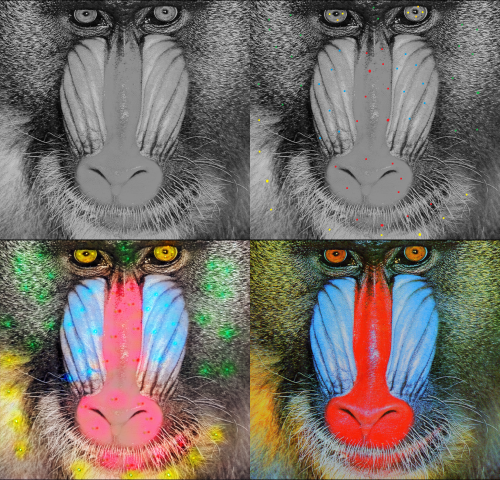
#> input picture baboons.png, 1000 x 960 px (shown at 1/2 size); the run also reads 1 picture not shown here
$ python crop.py . out
#> lines starting #> are read from the running program, lines starting #| are printed output that depends on the picture
import cv2
import os
import numpy as np
import sys
RAW_SIZE = 512
CLOP_SIZE = 128


def crop(input_folder, output_folder):
#> called with input_folder = '.', output_folder = 'out'
    FOLDER = input_folder

    files=os.listdir(FOLDER)

    out_hr = output_folder
    if not os.path.exists(out_hr):
        os.mkdir(out_hr)


    for i, path in enumerate(files):

        if i % 100 ==0:
            print("{} pics were processed".format(i))
        img = cv2.imread("{}/{}".format(FOLDER,path))
#> img is the input picture: shape (960, 1000, 3); mean B, G, R 104.8, 110.8, 118.8
        #print(img.shape)
        height ,width= img.shape[:2]
#> height = 960; width = 1000

        iters = np.minimum((height//RAW_SIZE+1)* (width//RAW_SIZE+1), 4)
#> iters = 4


        if height < RAW_SIZE or width < RAW_SIZE:
            continue
        try:
            for j in range(int(iters)):
                y_start = np.random.randint(0,height-RAW_SIZE)
                x_start = np.random.randint(0,width-RAW_SIZE)

                hr_img = img[y_start:y_start+RAW_SIZE,x_start:x_start+RAW_SIZE]
                #lr_img = cv2.resize(hr_img,(CLOP_SIZE,CLOP_SIZE))

                image_name = os.path.splitext(os.path.basename(path))[0]


                cv2.imwrite("{}/{}_{}_hr.png".format(out_hr,image_name,j),hr_img)


                #cv2.imwrite("{}/{}_lr.png".format(out_lr,image_name),lr_img)

                hr_size = os.path.getsize("{}/{}_{}_hr.png".format(out_hr,image_name,j))
                #print("ok")
                if hr_size < 300000:
                    #print("{}/{}_hr.png".format(out_hr,image_name))
                    os.remove("{}/{}_{}_hr.png".format(out_hr,image_name,j))
                    #os.remove("{}/{}_lr.png".format(out_lr,image_name))
                    print("{} was removed because its hrSize has {} byte less than 300,000bytes.".format(path,hr_size))
#> this loop made 4 passes
#> pass 1, in crop, `hr_img = img[y_start:y_start+RAW_SIZE,x_start:x_start+RAW_SIZE]`:
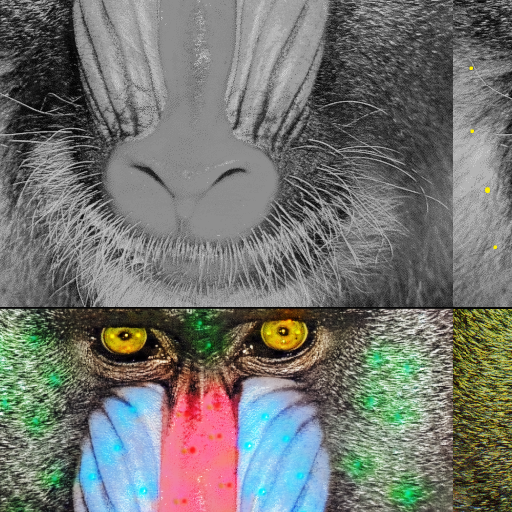
#> hr_img: shape (512, 512, 3); mean B, G, R 112.3, 116.7, 115.4
#> pass 2, in crop, `hr_img = img[y_start:y_start+RAW_SIZE,x_start:x_start+RAW_SIZE]`:
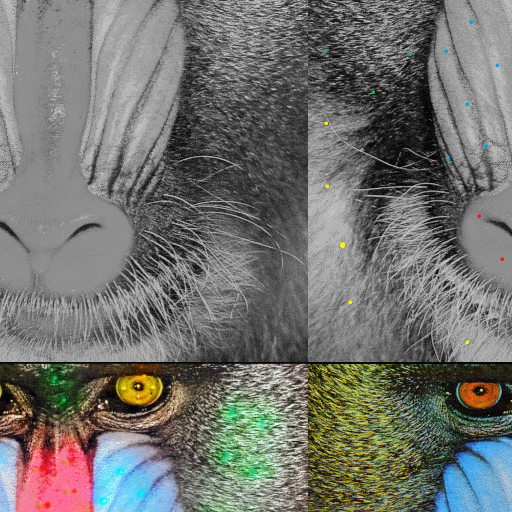
#> hr_img: shape (512, 512, 3); mean B, G, R 110.1, 114.3, 113.9
#> pass 3, in crop, `hr_img = img[y_start:y_start+RAW_SIZE,x_start:x_start+RAW_SIZE]`:
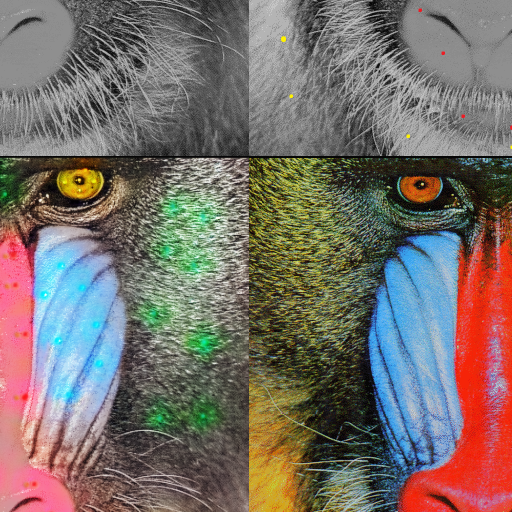
#> hr_img: shape (512, 512, 3); mean B, G, R 105, 111.1, 120.2
        except:
            print("errors occured in {}, which has shape({},{})".format(path,height,width))

        if i >30000:
            break


if __name__ == '__main__':
    input_folder = "4val"
    output_folder = "val"

    input_folder = sys.argv[1]
    output_folder = sys.argv[2]


    print("input_folder: {}, output_folder: {}".format(input_folder, output_folder))
#> (the run stopped early here; a loop or call above may not have finished)
